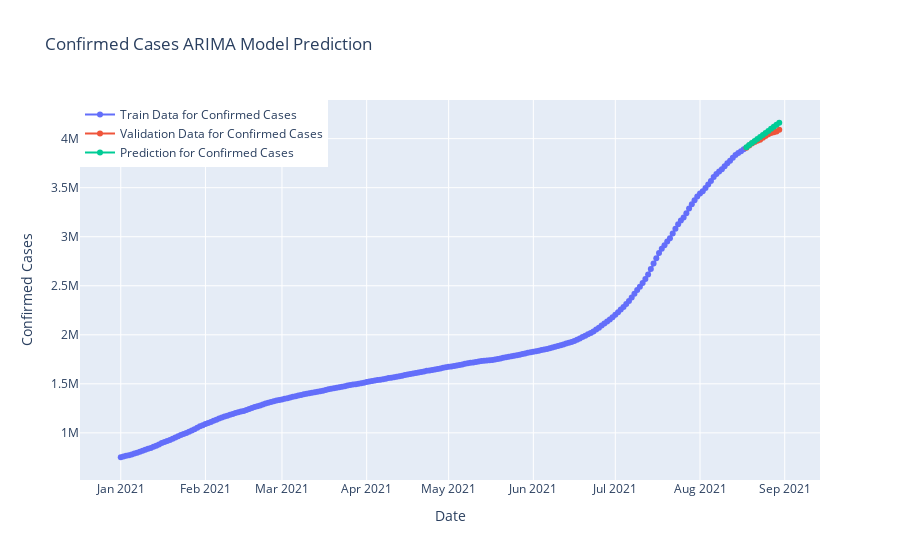

Notebook code cell kept with this figure:
### Code cell
fig=go.Figure()
fig.add_trace(go.Scatter(x=model_train.index, y=model_train,
                    mode='lines+markers',name="Train Data for Confirmed Cases"))
fig.add_trace(go.Scatter(x=valid.index, y=valid.Cases,
                    mode='lines+markers',name="Validation Data for Confirmed Cases",))
fig.add_trace(go.Scatter(x=valid.index, y=y_pred["ARIMA Model Prediction"],
                    mode='lines+markers',name="Prediction for Confirmed Cases",))
fig.update_layout(title="Confirmed Cases ARIMA Model Prediction",
                 xaxis_title="Date",yaxis_title="Confirmed Cases",legend=dict(x=0,y=1,traceorder="normal"))
fig.show()

### Figure 1 — Plotly figure (JSON) as saved in the notebook; plotly's stock layout.template omitted (floating-point values rounded to 4 significant figures; data arrays with more than 128 entries replaced by an {"elided": "..."} marker saying what was removed)
{"data": [{"mode": "lines+markers", "name": "Train Data for Confirmed Cases", "type": "scatter", "x": {"elided": "229 str values"}, "y": {"elided": "229 int values"}}, {"mode": "lines+markers", "name": "Validation Data for Confirmed Cases", "type": "scatter", "x": ["2021-08-18T00:00:00+00:00", "2021-08-19T00:00:00+00:00", "2021-08-20T00:00:00+00:00", "2021-08-21T00:00:00+00:00", "2021-08-22T00:00:00+00:00", "2021-08-23T00:00:00+00:00", "2021-08-24T00:00:00+00:00", "2021-08-25T00:00:00+00:00", "2021-08-26T00:00:00+00:00", "2021-08-27T00:00:00+00:00", "2021-08-28T00:00:00+00:00", "2021-08-29T00:00:00+00:00", "2021-08-30T00:00:00+00:00"], "y": [3908247, 3930300, 3950304, 3967048, 3979456, 3989060, 4008166, 4026837, 4043736, 4056354, 4066404, 4073831, 4089801]}, {"mode": "lines+markers", "name": "Prediction for Confirmed Cases", "type": "scatter", "x": ["2021-08-18T00:00:00+00:00", "2021-08-19T00:00:00+00:00", "2021-08-20T00:00:00+00:00", "2021-08-21T00:00:00+00:00", "2021-08-22T00:00:00+00:00", "2021-08-23T00:00:00+00:00", "2021-08-24T00:00:00+00:00", "2021-08-25T00:00:00+00:00", "2021-08-26T00:00:00+00:00", "2021-08-27T00:00:00+00:00", "2021-08-28T00:00:00+00:00", "2021-08-29T00:00:00+00:00", "2021-08-30T00:00:00+00:00"], "y": [3913220, 3933961, 3954702, 3975443, 3996184, 4016925, 4037666, 4058407, 4079148, 4099889, 4120630, 4141371, 4162112]}], "layout": {"legend": {"traceorder": "normal", "x": 0, "y": 1}, "title": {"text": "Confirmed Cases ARIMA Model Prediction"}, "xaxis": {"title": {"text": "Date"}}, "yaxis": {"title": {"text": "Confirmed Cases"}}}}
